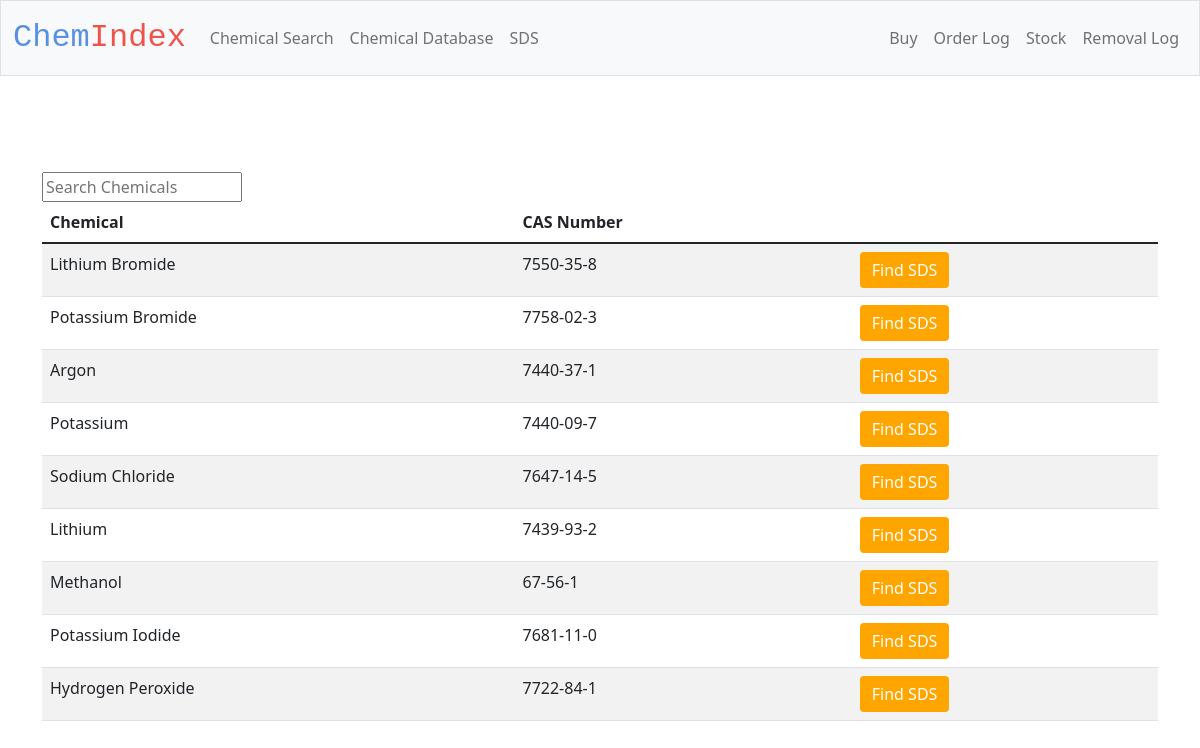
/cas_database, run on an earlier commit of the app's database.
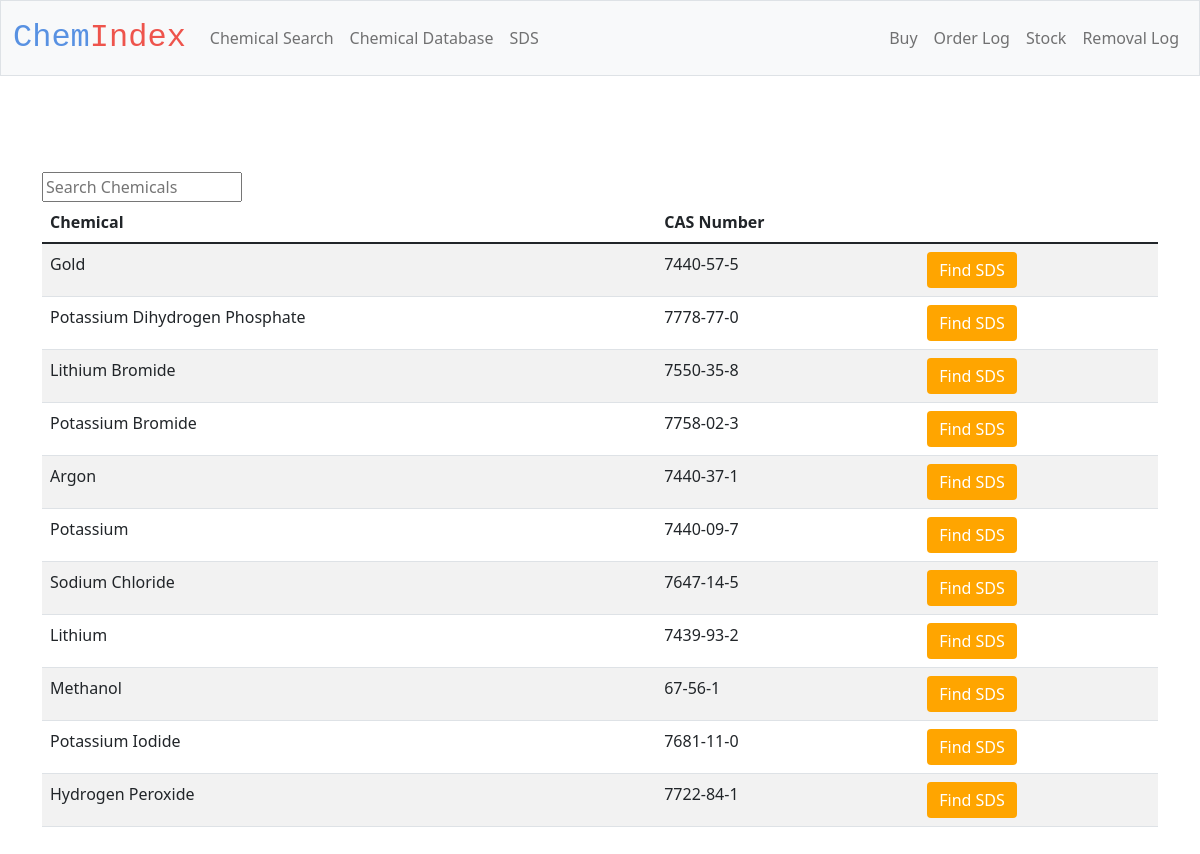
And on a later commit of the database.
### tables this page shows
CREATE TABLE Chemicals (
name TEXT NOT NULL UNIQUE,
cas NOT NULL UNIQUE,
time DATETIME NOT NULL);

### app.py (the view)
@app.route('/cas_database')
def cas_database():
    with sqlite3.connect(db_path) as db:
        data = db.execute("SELECT * FROM Chemicals ORDER BY time DESC")
        return render_template("cas_database.html", chemicals = data)

### templates/cas_database.html (shortened to what this page needs)
{% extends "layout.html" %}
{% block main %}
<main class="container py-5">
    <input type="text" class="cd-search table-filter search" placeholder="Search Chemicals"
    data-table = "cas_table" id="search_input" onkeyup="search_table()"/>
    <table class="table table-striped" id = "cas_table"name= "cas_table">
        <thead>
            <tr>
                <th class="text-start">Chemical</th>
                <th class="text-start">CAS Number</th>
            </tr>
        </thead>
       <tbody>
        {% for chem in chemicals %}
                <tr>
                    <form action="/sds" method="post">
                    <td class="text-start"> {{chem[0]}}</td>
                    <td class="text-start">{{chem[1]}}</td>
                    <td class="text-start"> <button class ="button_sds_database btn btn-primary" type="submit">Find SDS</button></td>
                    </form>
                </tr>
        {% endfor %}
        </tbody>
    </table>
        </main>
{% endblock %}

What changed in the data, as far as the page shows it:
added Chemicals: name "Gold", cas "7440-57-5"
added Chemicals: name "Potassium Dihydrogen Phosphate", cas "7778-77-0"
